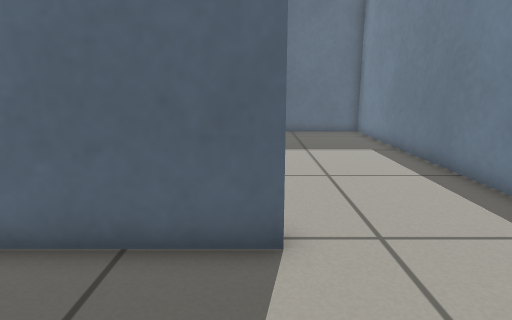
[1] (above)

13 first-person views from a walk through a world built for the Gazebo simulator. The camera is 0.59 m above the floor, tilts 12° down and sees 75° across. The floor is counted in squares, 0.25 m on a side. Each view is taken from the middle of a square. On the plan, view 1 faces up. The plan holds only what a view shows up to about 19 squares ahead; the rest is blank.

[2]
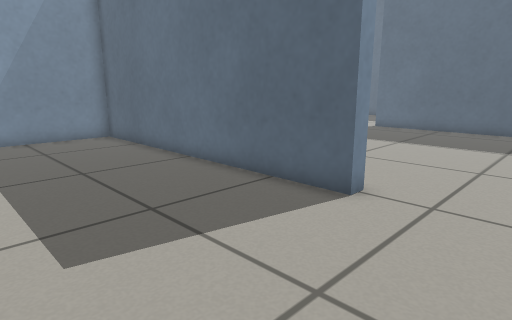

[3]
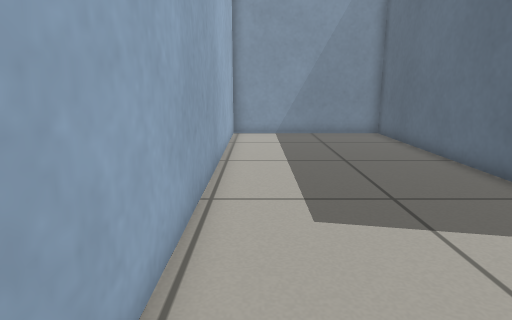

[4]
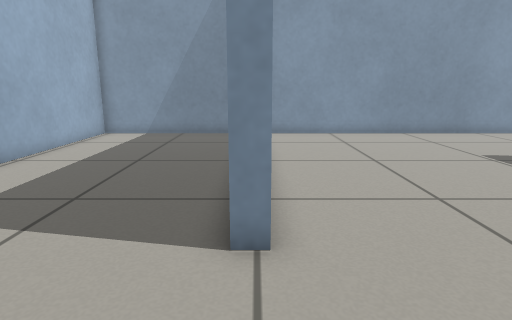

[5]
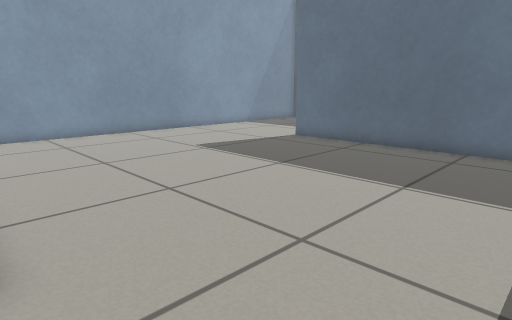

[6]
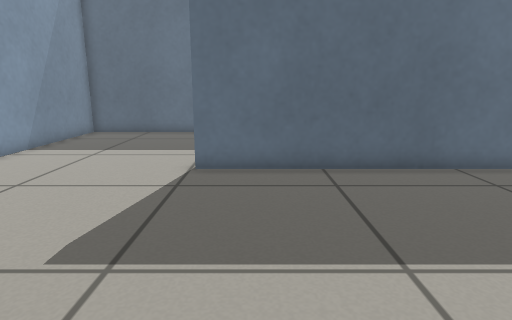

[7]
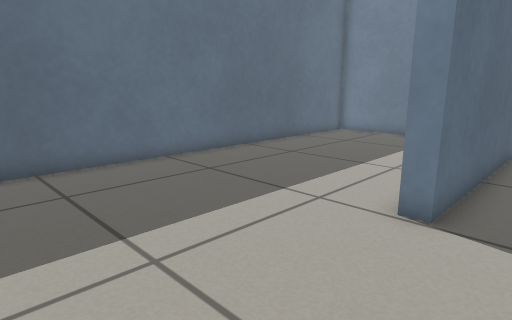

[8]
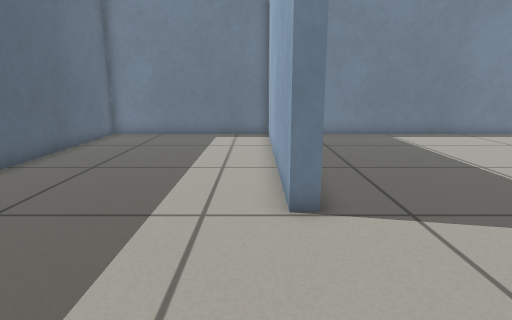

[9]
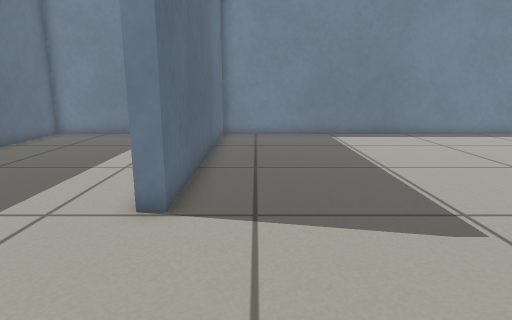

[10]
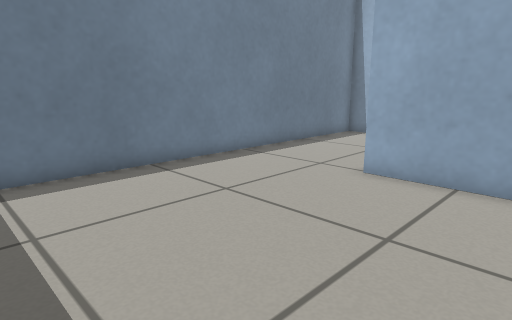

[11]
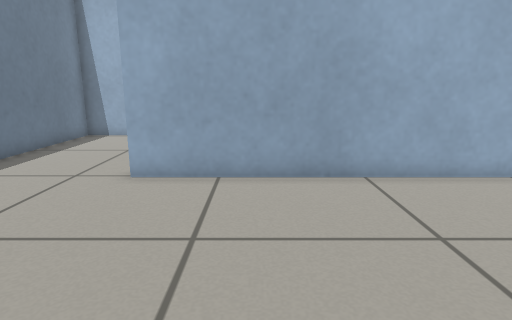

[12]
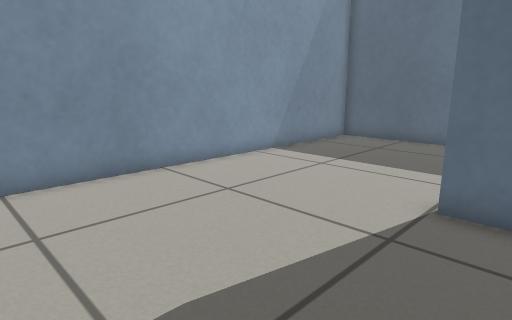

[13]
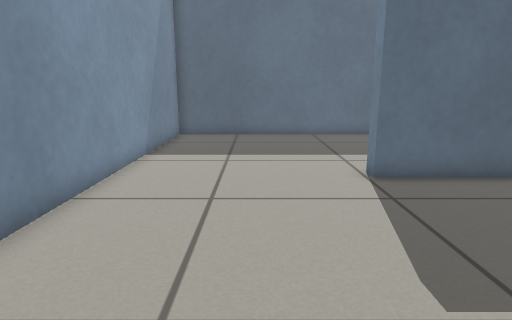

### Floor plan
Ten units are one square. View 1 is at (0, 0); x grows to the right and y downward. Boxes are objects, and circles mark ways between rooms. Rooms are numbered by the first view taken in them; rooms with no view inside come last. Other rooms are left out.
<svg viewBox="-136 -281 198 318">
<path fill="none" stroke="#000" d="M4 -52 4 -46 -131 -46 -131 32 57 32 57 -55M57 -192 57 -276 -131 -276 -131 -57M-100 -52 4 -52M57 -55 57 -187 -58 -187 -58 -193 54 -193"/>
<circle cx="30" cy="-50" r="3" fill="#2a7"/>
<text x="-30" y="-10">1</text>
<text x="-40" y="-160">2</text>
</svg>
Room 1 opens to room 2.

Where each view was taken, in squares from view 1:
view 1: 0 up, 0 right, facing up
view 2: 2 down, 4 right, facing up-left
view 3: 2 down, 5 right, facing left
view 4: 5 up, 5 right, facing left
view 5: 5 up, 5 right, facing up-left
view 6: 9 up, 4 left, facing up
view 7: 17 up, 12 left, facing up-right
view 8: 20 up, 12 left, facing right
view 9: 17 up, 12 left, facing right
view 10: 14 up, 4 left, facing down-right
view 11: 14 up, 3 left, facing down
view 12: 12 up, 4 left, facing up-left
view 13: 10 up, 9 left, facing up
